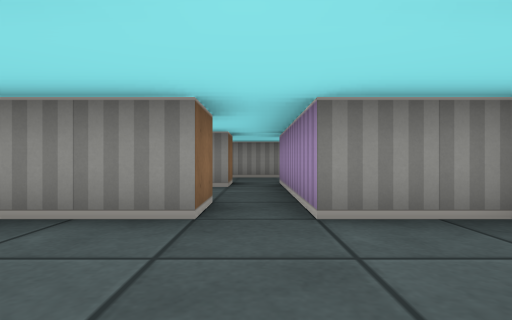
[1] (above)

18 first-person views from a walk through a cub3D maze. The camera is about half as high as the walls, looks level and sees 80° across. The floor is counted in squares. Each view is taken from the middle of a square. On the plan, view 1 faces up. The plan holds only what a view shows up to about 9 squares ahead; the rest is blank.

[2]
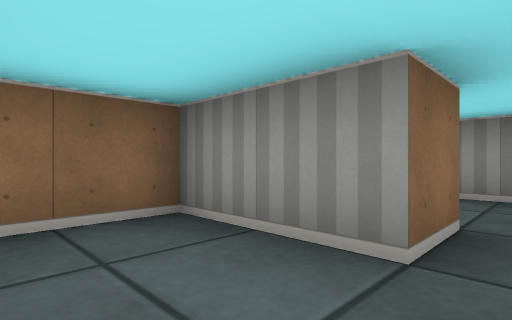

[3]
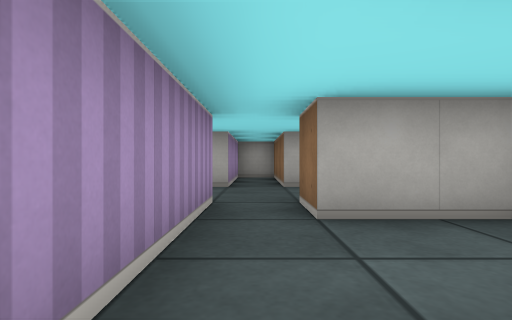

[4]
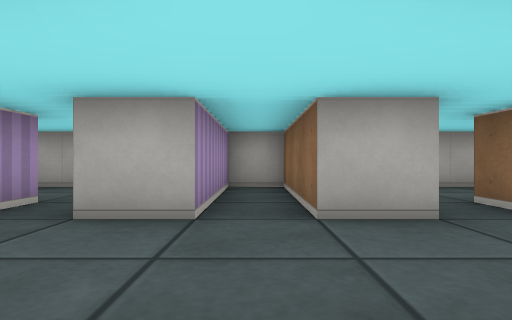

[5]
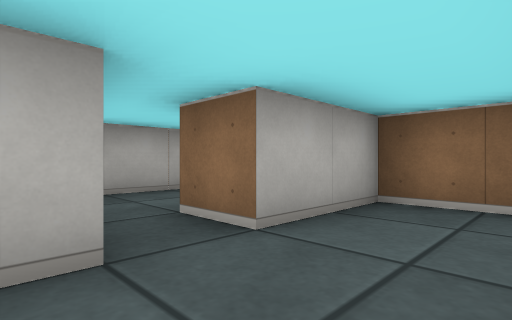

[6]
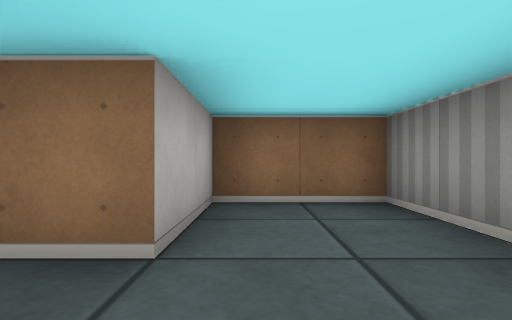

[7]
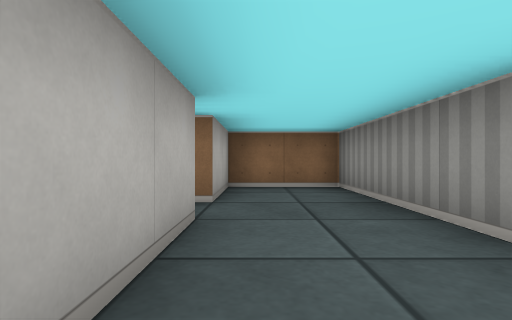

[8]
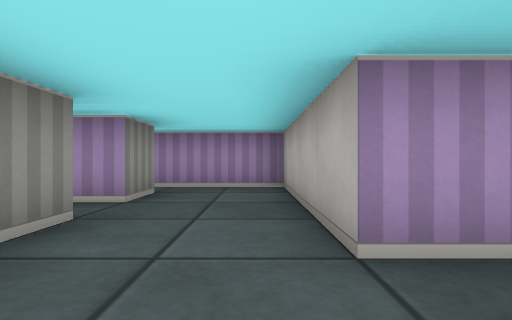

[9]
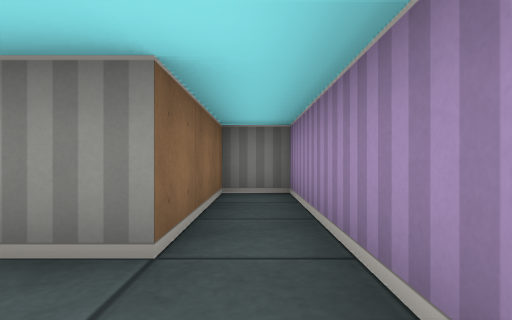

[10]
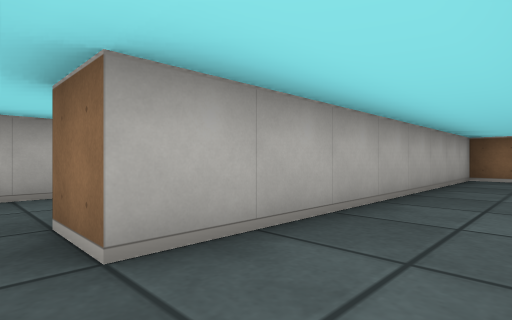

[11]
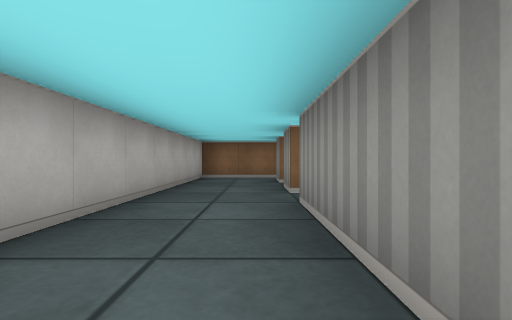

[12]
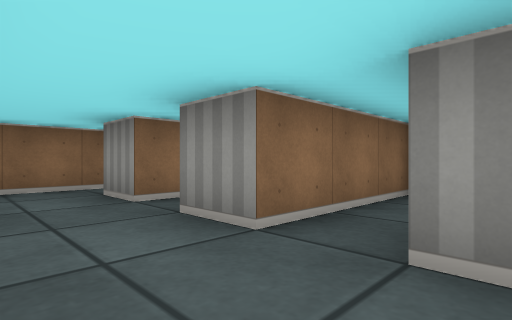

[13]
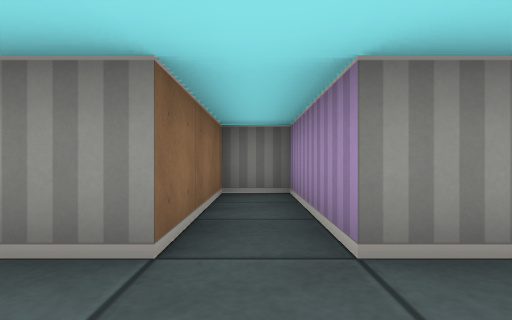

[14]
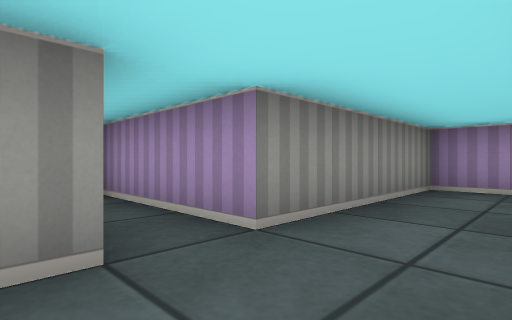

[15]
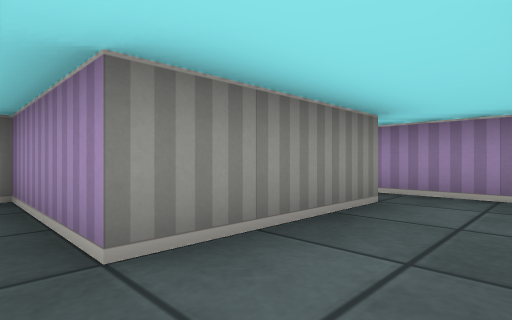

[16]
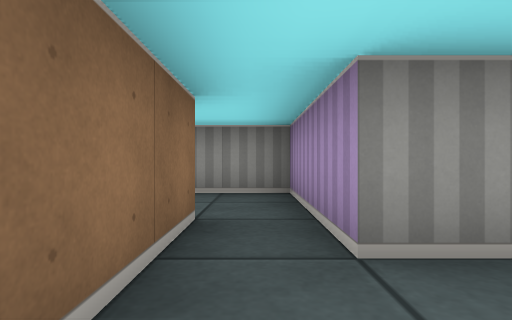

[17]
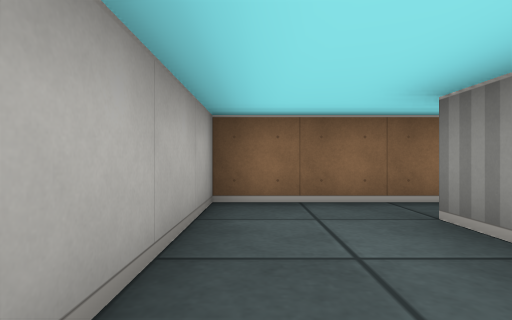

[18]
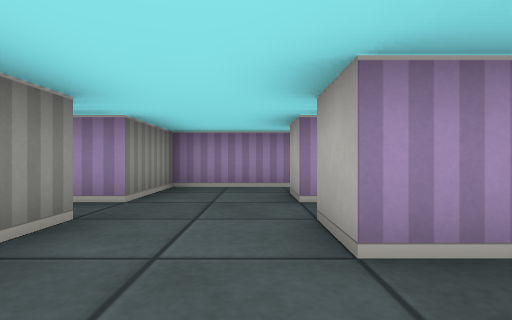

### Floor plan
Ten units are one square. View 1 is at (0, 0); x grows to the right and y downward. Boxes are objects, and circles mark ways between rooms. Rooms are numbered by the first view taken in them; rooms with no view inside come last. Other rooms are left out.
<svg viewBox="-75 -150 125 180">
<path fill="none" stroke="#000" d="M-15 -5 -5 -5 -5 25 5 25 5 -5M5 -25 5 -35M-5 -35 -5 -25 -15 -25M-5 -55 -25 -55 -25 -41M-21 -35 -5 -35M5 -35 5 -55M5 -55 5 -65M5 -85 -25 -85 -25 -65 -5 -65 -5 -55M25 -65 45 -65 45 -115 35 -115 35 -85 25 -85M-35 -95 15 -95M25 -95 25 -115 -15 -115 -15 -145 -25 -145 -25 -115 -35 -115M-25 5 -55 5 -55 -5M-15 16 -15 4M-65 -5 -65 25 -25 25M-15 4 -15 -5M-15 -25 -45 -25 -45 -5 -25 -5 -25 5M25 -85 25 -95M15 -95 15 -85 5 -85M5 -65 25 -65M5 -5 15 -5M25 5 25 -25 5 -25M-55 -5 -55 -25 -70 -25M-65 -119 -65 -95 -55 -95"/>
<circle cx="0" cy="-30" r="3" fill="#2a7"/>
<circle cx="-10" cy="-15" r="3" fill="#2a7"/>
<circle cx="10" cy="-15" r="3" fill="#2a7"/>
<circle cx="0" cy="-60" r="3" fill="#2a7"/>
<circle cx="10" cy="-75" r="3" fill="#2a7"/>
<circle cx="30" cy="-75" r="3" fill="#2a7"/>
<circle cx="20" cy="-90" r="3" fill="#2a7"/>
<circle cx="-20" cy="0" r="3" fill="#2a7"/>
<circle cx="-60" cy="0" r="3" fill="#2a7"/>
<text x="0" y="-10">1</text>
<text x="-10" y="-50">2</text>
<text x="-10" y="-70">3</text>
<text x="40" y="-90">4</text>
<text x="-10" y="-110">5</text>
<text x="-40" y="10">6</text>
<text x="-30" y="-10">7</text>
<text x="20" y="-80">8</text>
<text x="20" y="-10">9</text>
<text x="-70" y="-20">10</text>
<text x="-60" y="-110">11</text>
</svg>
Room 1 opens to room 2. Room 1 opens to room 7. Room 1 opens to room 9. Room 2 opens to room 3. Room 3 opens to room 8. Room 4 opens to room 8. Room 5 opens to room 8. Room 6 opens to room 7. Room 6 opens to room 10.

Where each view was taken, in squares from view 1:
view 1: 0 up, 0 right, facing up
view 2: 4 up, 0 right, facing up-left
view 3: 6 up, 0 right, facing down
view 4: 3 up, 0 right, facing down
view 5: 2 up, 1 left, facing down-left
view 6: 1 up, 1 left, facing left
view 7: 7 up, 3 right, facing left
view 8: 7 up, 1 left, facing right
view 9: 7 up, 4 right, facing up
view 10: 11 up, 2 right, facing down-left
view 11: 11 up, 2 right, facing left
view 12: 10 up, 1 left, facing up-left
view 13: 10 up, 2 left, facing up
view 14: 10 up, 3 left, facing up-right
view 15: 2 down, 6 left, facing up-right
view 16: 2 down, 6 left, facing up
view 17: 2 down, 3 left, facing left
view 18: 1 up, 3 left, facing right
